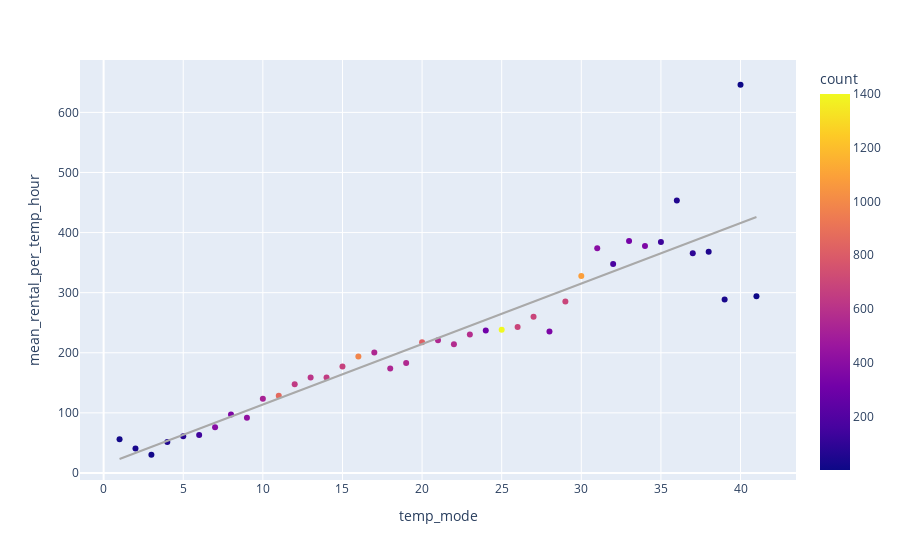

This figure's notebook cell:
### Code cell
px.scatter(df_temp_mode, x= "temp_mode", y="mean_rental_per_temp_hour", color="count", trendline="ols", trendline_color_override="darkgrey")

### Figure 1 — Plotly figure (JSON) as saved in the notebook; plotly's stock layout.template omitted (floating-point values rounded to 4 significant figures)
{"data": [{"hovertemplate": "temp_mode=%{x}<br>mean_rental_per_temp_hour=%{y}<br>count=%{marker.color}<extra></extra>", "legendgroup": "", "marker": {"color": [16, 33, 17, 51, 76, 139, 387, 356, 425, 523, 860, 642, 612, 645, 673, 982, 550, 547, 560, 819, 556, 570, 579, 305, 1400, 692, 693, 350, 689, 1087, 396, 169, 325, 351, 131, 53, 90, 49, 33, 1, 1], "coloraxis": "coloraxis", "symbol": "circle"}, "mode": "markers", "name": "", "orientation": "v", "showlegend": false, "type": "scatter", "x": [1, 2, 3, 4, 5, 6, 7, 8, 9, 10, 11, 12, 13, 14, 15, 16, 17, 18, 19, 20, 21, 22, 23, 24, 25, 26, 27, 28, 29, 30, 31, 32, 33, 34, 35, 36, 37, 38, 39, 40, 41], "xaxis": "x", "y": [55.88, 40.55, 30.12, 51.43, 61.14, 63.24, 76.01, 97.19, 91.65, 123.5, 128.6, 147.4, 158.8, 158.9, 177.2, 193.8, 200.3, 173.9, 183.1, 217.6, 220.9, 214.0, 230.2, 237.2, 238.4, 243, 259.8, 235.4, 285.2, 327.9, 374.1, 347.7, 386.1, 377.8, 384.5, 453.6, 365.6, 368.1, 288.8, 646, 294], "yaxis": "y"}, {"hovertemplate": "<b>OLS trendline</b><br>mean_rental_per_temp_hour = 10.0696 * temp_mode + 13.1397<br>R<sup>2</sup>=0.843909<br><br>temp_mode=%{x}<br>mean_rental_per_temp_hour=%{y} <b>(trend)</b><extra></extra>", "legendgroup": "", "line": {"color": "darkgrey"}, "marker": {"symbol": "circle"}, "mode": "lines", "name": "", "showlegend": false, "type": "scatter", "x": [1, 2, 3, 4, 5, 6, 7, 8, 9, 10, 11, 12, 13, 14, 15, 16, 17, 18, 19, 20, 21, 22, 23, 24, 25, 26, 27, 28, 29, 30, 31, 32, 33, 34, 35, 36, 37, 38, 39, 40, 41], "xaxis": "x", "y": [23.21, 33.28, 43.35, 53.42, 63.49, 73.56, 83.63, 93.7, 103.8, 113.8, 123.9, 134.0, 144.0, 154.1, 164.2, 174.3, 184.3, 194.4, 204.5, 214.5, 224.6, 234.7, 244.7, 254.8, 264.9, 274.9, 285.0, 295.1, 305.2, 315.2, 325.3, 335.4, 345.4, 355.5, 365.6, 375.6, 385.7, 395.8, 405.9, 415.9, 426.0], "yaxis": "y"}], "layout": {"coloraxis": {"colorbar": {"title": {"text": "count"}}, "colorscale": [[0, "#0d0887"], [0.1111, "#46039f"], [0.2222, "#7201a8"], [0.3333, "#9c179e"], [0.4444, "#bd3786"], [0.5556, "#d8576b"], [0.6667, "#ed7953"], [0.7778, "#fb9f3a"], [0.8889, "#fdca26"], [1, "#f0f921"]]}, "legend": {"tracegroupgap": 0}, "margin": {"t": 60}, "xaxis": {"anchor": "y", "domain": [0, 1], "title": {"text": "temp_mode"}}, "yaxis": {"anchor": "x", "domain": [0, 1], "title": {"text": "mean_rental_per_temp_hour"}}}}
